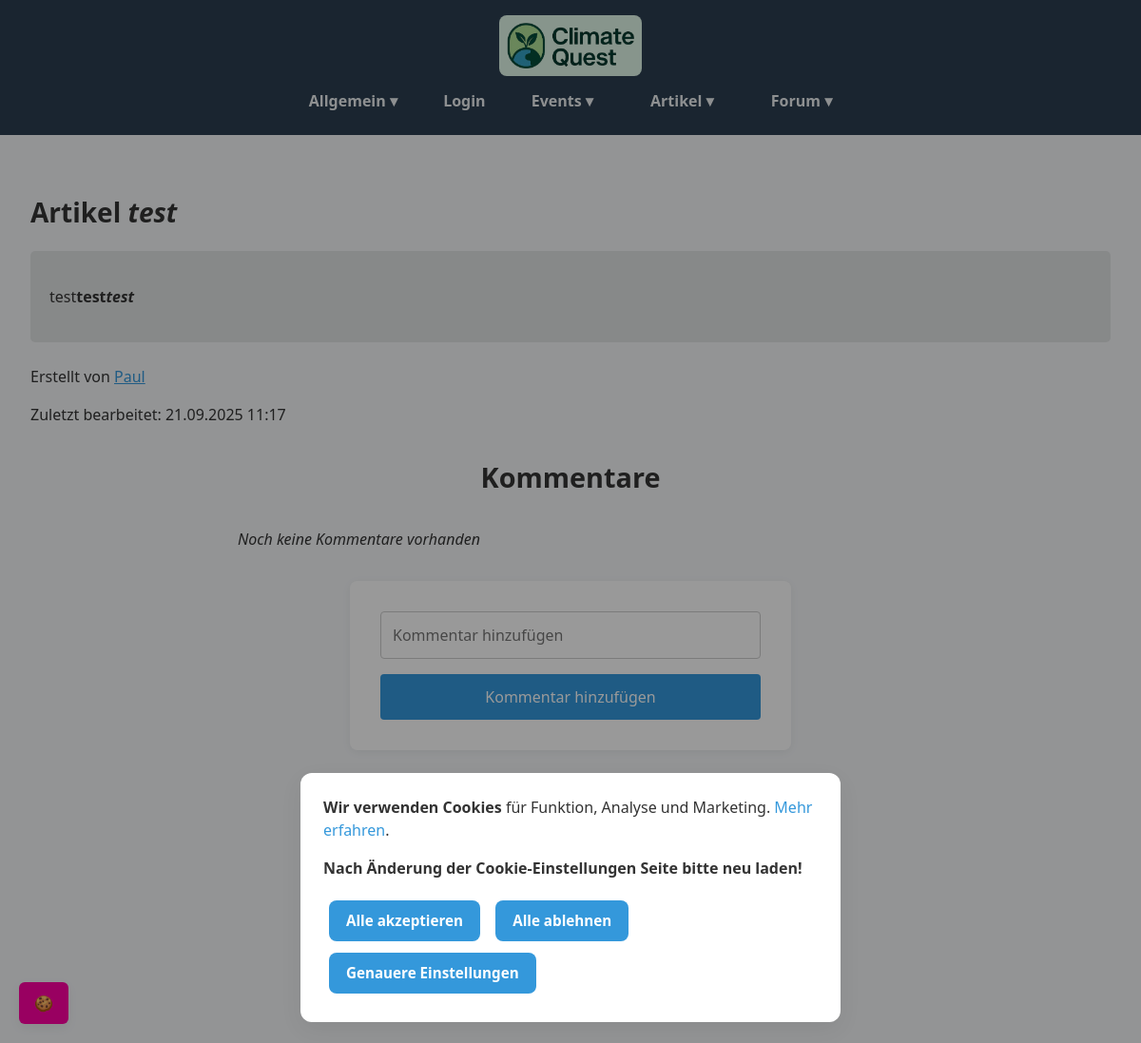
Before: /artikel/artikel_detail/1 with the older database file.
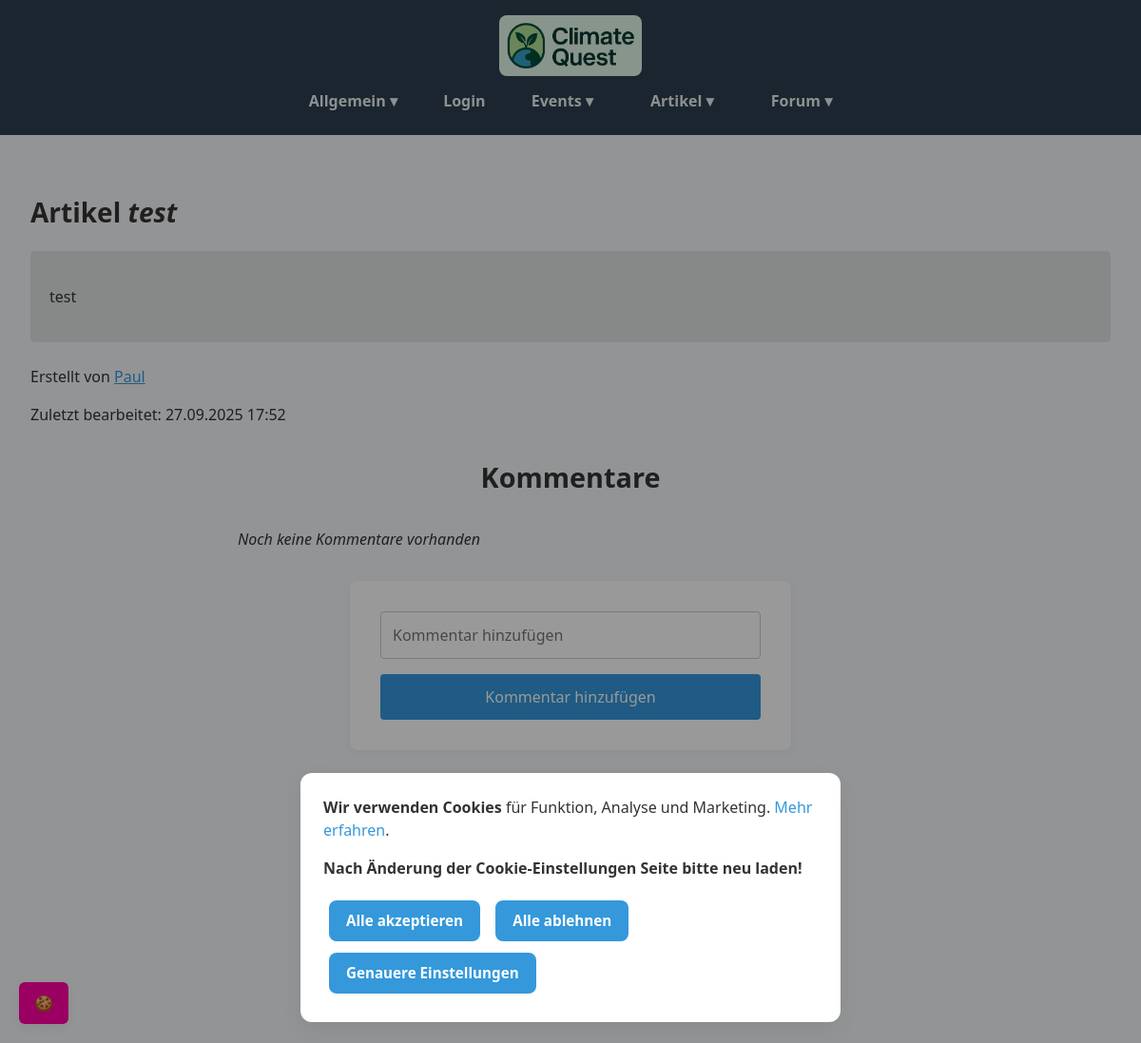
After: the same page with the newer database file.
### artikel/models.py (models this page shows, shortened)
class Artikel(models.Model):
    name = models.CharField(max_length=200)
    content = models.TextField()
    comments = models.ManyToManyField(Comment, related_name='artikel', blank=True)
    creator = models.ForeignKey(User, on_delete=models.CASCADE)
    date_time = models.DateTimeField(auto_now=True)

### artikel/views.py (the view, shortened to what this page needs)
# urls.py: path('artikel_detail/<int:artikel_id>', artikel_detail, name='artikel_detail'),
def artikel_detail(request, artikel_id):
    try:
        artikel = Artikel.objects.get(id=artikel_id)
    except Artikel.DoesNotExist:
        messages.error(request, all_messages["artikel_not_existing"])
        return redirect('artikel_overview')
    return render(request, 'artikel_detail.html', {'artikel': artikel})

### artikel/templates/artikel_detail.html (shortened to what this page needs)
{% extends "base.html" %}
{% block content %}
<h1>Artikel <i>{{ artikel.name }}</i></h1>
<div class="artikel-content"><p>{{ artikel.content|safe }}</p></div>
<br>
<p>Erstellt von <a href="{% url 'klimapunkte_view' artikel.creator.id %}">{{ artikel.creator }}</a></p>
<p>Zuletzt bearbeitet: {{ artikel.date_time|date:"d.m.Y H:i" }}</p>
<h3 class="section-title">Kommentare</h3>
<div class="comment-section">
    {% if artikel.comments.all %}
    {% for comment in artikel.comments.all %}
    <div class="comment">
        <div class="text-wrapper">
            <div class="comment-header">
                <span class="comment-user"><a href="{% url 'klimapunkte_view' comment.user.id %}">{{ comment.user }}</a></span>
                <span class="comment-date">{{ comment.date_time|date:"d.m.Y H:i" }}</span>
            </div>
            <div class="comment-text expandable-text blur-enabled">{{ comment.comment }}</div>
            <div class="answers">
                {% for answer in comment.answers.all %}
                <div class="answer-header">
                    <span class="answer-user"><a href="{% url 'klimapunkte_view' comment.user.id %}">{{ answer.user }}</a></span>
                    <span class="answer-date">{{ answer.date_time|date:"d.m.Y H:i" }}</span>
                </div>
                <div class="answer expandable-text blur-enabled">{{ answer.answer }}</div>
                {% empty %}
                <div class="no-answer">Noch keine Antworten.</div>
                {% endfor %}
            </div>
            <button class="toggle-button">Mehr anzeigen</button>
            <details>
                <summary>selbst antworten</summary>
                <form method="post">
                    {% csrf_token %}
                    <input type="hidden" name="comment_id" value="{{ comment.id }}">
                    <input type="text" name="answer" placeholder="Antwort">
                    <button name="answer_comment">Antworten</button>
                </form>
            </details>
        </div>
    </div>
    {% endfor %}
    {% else %}
    <p class="no-comments"><i>Noch keine Kommentare vorhanden</i></p>
    {% endif %}
</div>
<form method="post">
    <input type="text" name="comment" placeholder="Kommentar hinzufügen">
    <button type="submit" name="add_comment">Kommentar hinzufügen</button>
</form>
{% endblock %}

Changed rows visible on the page:
changed Artikel "test": content "test test test" → "test"; date_time "21.09.2025 11:17" → "27.09.2025 17:52"
